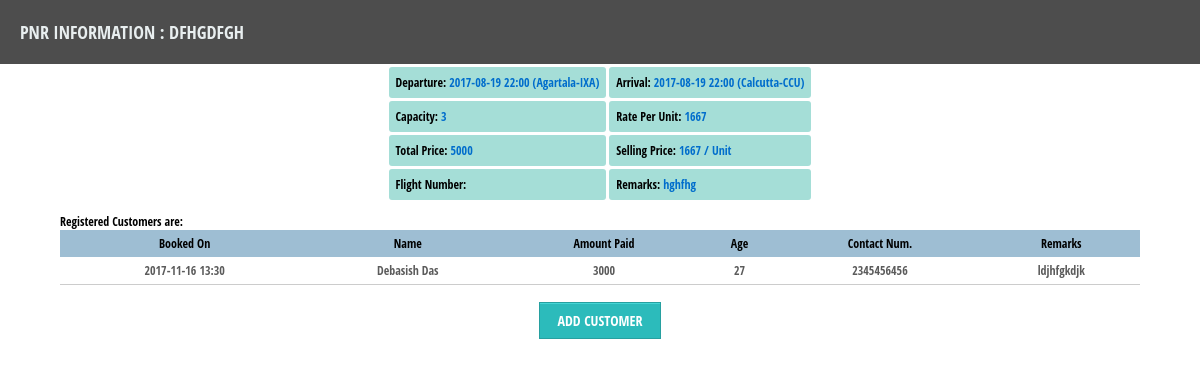
Screenshot of /pnrinfo.php?pnr=dfhgdfgh with the database file from the repository.
### tables this page shows
CREATE TABLE "pnr" ("id" INTEGER PRIMARY KEY  NOT NULL ,"pnr_num" VARCHAR DEFAULT (null) ,"departure" DATETIME,"arrival" DATETIME,"capacity" INTEGER,"rate_per_unit" DOUBLE,"total_price" DOUBLE,"archaived" CHAR,"status" CHAR,"remarks" VARCHAR,"sector_from" VARCHAR DEFAULT (null) ,"sector_to" VARCHAR DEFAULT (null) , "selling_price" DOUBLE, "flight_number" VARCHAR);

CREATE TABLE "customers" ("id" INTEGER PRIMARY KEY  NOT NULL ,"name" VARCHAR,"address" VARCHAR,"id_type" VARCHAR,"id_number" VARCHAR,"dob" DATETIME,"age" VARCHAR,"pnr" VARCHAR,"booking_date" DATETIME,"payment_mode" VARCHAR,"paid_amount" DOUBLE,"status" CHAR,"remarks" VARCHAR,"contact_number" VARCHAR,"email" VARCHAR);

### pnrinfo.php (the view, shortened to what this page needs)
<!DOCTYPE html>
<?php
$db= new billerDB();
if (!$db)
{
    echo $db ->lastErrorMsg();
}
 else {
     if(isset($_GET['pnr']))
     {
     $pnrselectsql="select id,name,contact_number,age,booking_date,status,remarks,paid_amount from customers where pnr='".$_GET['pnr']."'";
     $pnrinfosql="select * from pnr where pnr_num='".$_GET['pnr']."'";
     $pnrcustcount="select count(*) as CNT from customers where pnr='".$_GET['pnr']."' and status <> 'B'";
     $pnrcustallowed="select capacity from pnr where pnr_num='".$_GET['pnr']."'";
     $pnrselres=$db->query($pnrselectsql);
     $pnrcountres=$db->querySingle($pnrcustcount);
     $custallowedres=$db->querySingle($pnrcustallowed);
     $pnrinfores=$db->query($pnrinfosql);
     $pnrpointer=$pnrinfores->fetchArray();
?>
<html>
    <head>
        <link rel="stylesheet" href="CSS/components.css">
        <link rel="stylesheet" href="CSS/jquery.datetimepicker.css">
        <link rel="stylesheet" type="text/css" href="CSS/featherlight.css">
    </head>
    <body style="">
        <div class="subwindowheader">PNR Information : <?php echo $_GET['pnr']; ?></div>
    <center>
        <table cellpadding="7" cellspacing="3" border="0">
            <tr>
                <td class="td2">Departure: <span class="lbl1"> <?php echo $pnrpointer['departure']." (".$pnrpointer['sector_from'].")" ?></span></td>
                <td class="td2">Arrival: <span class="lbl1"><?php echo $pnrpointer['arrival']." (".$pnrpointer['sector_to'].")" ?></span></td>
            </tr>
            <tr>
                <td class="td2">Capacity: <span class="lbl1"><?php echo $pnrpointer['capacity'] ?></span></td>
                <td class="td2">Rate Per Unit: <span class="lbl1"><?php echo $pnrpointer['rate_per_unit'] ?></span></td>
            </tr>
            <tr>
                <td class="td2">Total Price: <span class="lbl1"><?php echo $pnrpointer['total_price'] ?></span></td>
                <td class="td2">Selling Price: <span class="lbl1"><?php echo $pnrpointer['selling_price']." / Unit" ?></span></td>
            </tr>
            <tr>
                <td class="td2">Flight Number: <span class="lbl1"><?php echo $pnrpointer['flight_number'] ?></span></td>
                <td class="td2">Remarks: <span class="lbl1"><?php echo $pnrpointer['remarks'] ?></span></td>
            </tr>
        </table>
        <?php
        if($pnrcountres == 0)
        {
            echo ("No Customer(s) booked this PNR");
        }
        else {
            ?></div>
        <div style="width:90%; text-align:left; margin-top: 5px">Registered Customers are: </div>
         <table width="90%" cellspacing="0" cellpadding="0" border="0">
            <tr>
                <th class="th1">Booked On</th>
                <th class="th1">Name</th>
                <th class="th1">Amount Paid</th>
                <th class="th1">Age</th>
                <th class="th1">Contact Num.</th>
                <th class="th1">Remarks</th>
            </tr>
            <?php
            if($pnrselres)
            {
                while($pointer=$pnrselres->fetchArray())
                {
                    echo "<tr>";
                    echo "<td class='td1' align='center'>".$pointer['booking_date']."</td>";
                    echo "<td class='td1' align='center'>".$pointer['name']."</td>";
                    echo "<td class='td1' align='center'>".$pointer['paid_amount']."</td>";
                    echo "<td class='td1' align='center'>".$pointer['age']."</td>";
                    echo "<td class='td1' align='center'>".$pointer['contact_number']."</td>";
                    echo "<td class='td1' align='center'>".$pointer['remarks']."</td>";
                    echo "</tr>";
                }
            }
            ?>
         </table>
             <?php
        }
        if($pnrcountres < $custallowedres)
        {
        ?>
        <br>
        <a href="addcust.php?pnr=<?php echo $_GET['pnr'];?>" class="noul"><button class="button2"> Add Customer</button></a>
    </center></body>
</html>
        <?php }}} ?>

### CSS/components.css (style rules this page uses)
.noul { text-decoration: none; text-decoration: none !important; }
.subwindowheader { background: #4D4D4D; text-transform: uppercase; font-family: 'Open Sans Condensed', sans-serif; color:#e8eeef; font-size: 18px; font-weight: 100; padding: 20px; }
.button2 { -moz-box-shadow: inset 0px 1px 0px 0px #45D6D6; -webkit-box-shadow: inset 0px 1px 0px 0px #45D6D6; box-shadow: inset 0px 1px 0px 0px #45D6D6; background-color: #2CBBBB; border: 1px solid #27A0A0; display: inline-block; cursor: pointer; color: #FFFFFF; font-family: 'Open Sans Condensed', sans-serif; font-size: 14px; padding: 8px 18px; text-decoration: none; text-transform: uppercase; z-index: 3; }
.th1 { background-color: #9ebed3; padding:5px; font-family: 'Open Sans Condensed', sans-serif; font-size: 12px; color: black; text-align: center; }
.td1 { padding:5px; font-family: 'Open Sans Condensed', sans-serif; font-size: 12px; color: #5b5b5b; border-bottom: solid #cccccc 1px; }
.td2 { background-color:#a5ded7; font-weight: bold; border-radius: 3px; }
.lbl1 { color:#006dcc; }

### pnrinfo.php (style rules this page uses)
body { margin: 0px; font-family: 'Open Sans Condensed', sans-serif; font-size: 12px; color: black; }

### rows the page displays
pnr: departure "2017-08-19 22:00", sector_from "Agartala-IXA", arrival "2017-08-19 22:00", sector_to "Calcutta-CCU", capacity "3", rate_per_unit "1667", total_price "5000", selling_price "1667", remarks "hghfhg"
customers: booking_date "2017-11-16 13:30", name "Debasish Das", paid_amount "3000", age "27", contact_number "2345456456", remarks "ldjhfgkdjk"

### other values shown
$_GET['pnr'] "DFHGDFGH"
